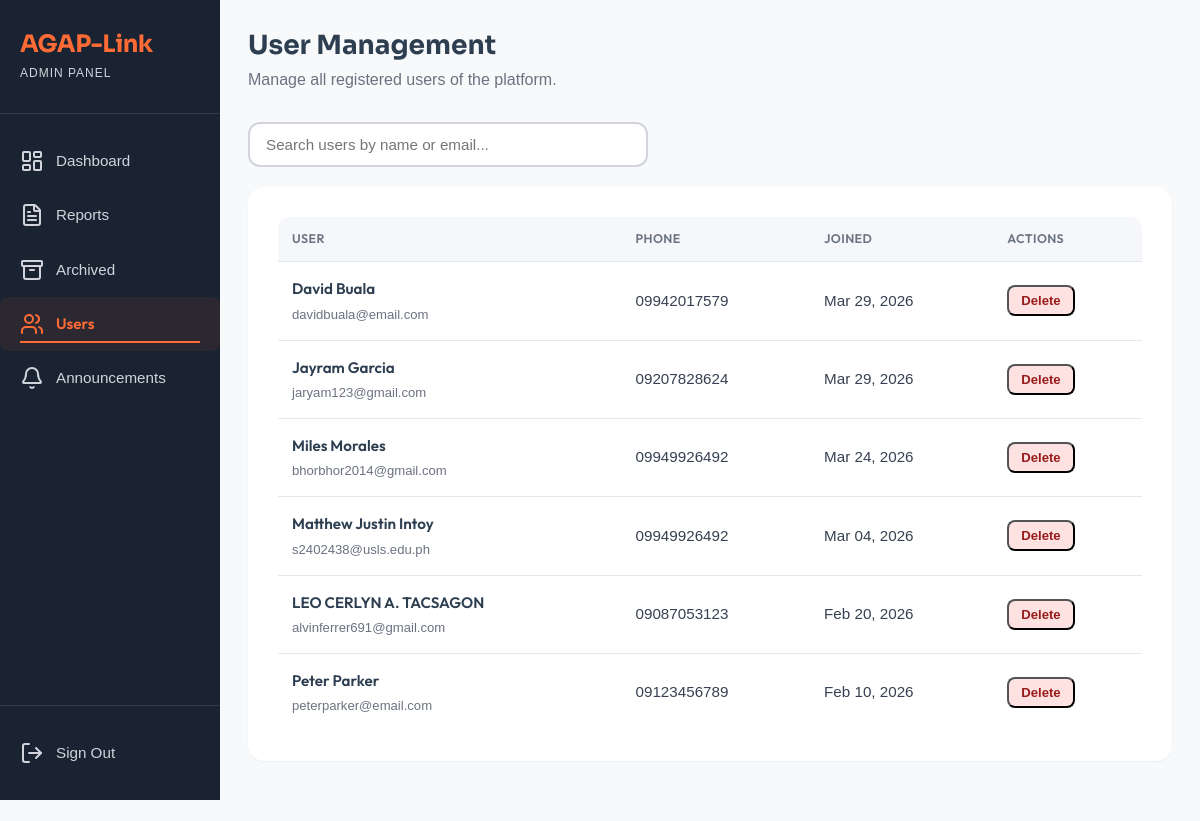
Screenshot of /view/admin_module/admin_users.php (signed in) with the database file from the repository.
### tables this page shows
CREATE TABLE `users` (
  `user_id` int(11) NOT NULL,
  `first_name` varchar(100) NOT NULL,
  `middle_initial` varchar(5) DEFAULT NULL,
  `last_name` varchar(100) NOT NULL,
  `email` varchar(255) NOT NULL,
  `phone_number` varchar(20) NOT NULL,
  `password_hash` varchar(255) NOT NULL,
  `created_at` datetime NOT NULL DEFAULT current_timestamp(),
  `last_login` datetime DEFAULT NULL
);

### model/User.php (called while the page is built, shortened)
<?php
require_once __DIR__ . '/../config/agaplinkdb.php';
class User
{
    private $conn;
    public function __construct()
    {
        global $conn;
        $this->conn = $conn;
    }
    public function list_users()
    {
        $sql = "SELECT user_id, first_name, middle_initial, last_name,
                       CONCAT(first_name, ' ', IFNULL(CONCAT(middle_initial, '. '), ''), last_name) AS full_name,
                       email, phone_number, created_at
                FROM users ORDER BY created_at DESC";
        $q = $this->conn->query($sql) or die("failed!");
        $data = [];
        while ($r = $q->fetch(PDO::FETCH_ASSOC)) {
            $data[] = $r;
        }
        return empty($data) ? false : $data;
    }
}

### view/admin_module/admin_users.php (the view, shortened to what this page needs)
<?php
require_once MODEL_PATH . 'User.php';
$userObj = new User();
$users   = $userObj->list_users();
?>
<!DOCTYPE html>
<html lang="en">
<head>
    <link rel="stylesheet" href="<?= ASSET_URL ?>/css/admin_module/admin_module.css">
</head>
<body>
    <div class="dashboard-container">
        <?php require_once __DIR__ . '/../partials/admin_sidebar.php'; ?>
        <main class="main-content page-transition">
            <header class="content-header">
                <div class="welcome-section">
                    <h1 class="welcome-title">User Management</h1>
                    <p class="welcome-subtitle">Manage all registered users of the platform.</p>
                </div>
            </header>
            <div class="users-search">
                <input type="text" id="userSearchInput" placeholder="Search users by name or email..." oninput="filterUsers()">
            </div>
            <section class="users-section">
                <div class="table-wrapper">
                    <table class="users-table" id="usersTable">
                        <thead>
                            <tr>
                                <th>User</th>
                                <th>Phone</th>
                                <th>Joined</th>
                                <th>Actions</th>
                            </tr>
                        </thead>
                        <tbody>
                            <?php if ($users): ?>
                                <?php foreach ($users as $user): ?>
                                    <tr class="user-row">
                                        <td>
                                            <div class="user-info">
                                                <span class="user-fullname"><?= htmlspecialchars($user['full_name']) ?></span>
                                                <span class="user-email"><?= htmlspecialchars($user['email']) ?></span>
                                            </div>
                                        </td>
                                        <td><?= htmlspecialchars($user['phone_number'] ?? '—') ?></td>
                                        <td><?= date('M d, Y', strtotime($user['created_at'])) ?></td>
                                        <td>
                                            <div class="user-actions">
                                                <button
                                                    class="action-delete"
                                                    onclick="openDeleteModal(<?= $user['user_id'] ?>, '<?= htmlspecialchars(addslashes($user['full_name'])) ?>')">
                                                    Delete
                                                </button>
                                            </div>
                                        </td>
                                    </tr>
                                <?php endforeach; ?>
                            <?php endif; ?>
                        </tbody>
                    </table>
                </div>
            </section>
        </main>
    </div>
</body>
</html>

### assets/css/admin_module/admin_module.css (style rules this page uses)
* { margin: 0; padding: 0; box-sizing: border-box; }
body { font-family: var(--font-primary); background-color: var(--color-light); color: var(--color-gray-800); line-height: 1.6; }
.dashboard-container { display: flex; min-height: 100vh; }
.page-transition { opacity: 0; transform: translateY(10px); animation: pageFadeIn 0.5s ease forwards; }
.main-content { flex: 1; margin-left: 250px; padding: 30px; min-height: 100vh; }
.content-header { display: flex; justify-content: space-between; align-items: flex-start; margin-bottom: 30px; gap: 20px; }
.welcome-section { flex: 1; }
.welcome-title { font-size: 1.75rem; font-weight: 700; color: var(--color-secondary); margin-bottom: 5px; font-family: var(--font-display); }
.welcome-subtitle { color: var(--color-gray-600); font-size: 1rem; }
.recent-reports-section, .reports-section, .users-section, .announcements-section { background: var(--color-white); padding: 30px; border-radius: var(--radius-lg); box-shadow: var(--shadow-sm); margin-bottom: 30px; }
.users-search, .reports-search { margin-bottom: 20px; }
.users-search input, .reports-search input { width: 100%; max-width: 400px; padding: 12px 16px; border: 2px solid var(--color-gray-300); border-radius: var(--radius-md); font-size: 0.95rem; font-family: var(--font-primary); transition: all var(--transition-fast); background: var(--color-white); color: var(--color-gray-800); }
.table-wrapper { overflow-x: auto; -webkit-overflow-scrolling: touch; border-radius: var(--radius-md); }
.users-table { width: 100%; border-collapse: collapse; }
.users-table thead { background-color: var(--color-gray-100); }
.users-table th { padding: 12px 14px; font-weight: 600; text-transform: uppercase; letter-spacing: 0.4px; font-size: 0.78rem; color: var(--color-gray-600); text-align: left; }
.users-table td { padding: 15px 14px; border-top: 1px solid var(--color-gray-200); vertical-align: middle; font-size: 0.95rem; }
.user-info { display: flex; flex-direction: column; gap: 2px; }
.user-fullname { font-weight: 600; color: var(--color-secondary); font-size: 0.95rem; }
.user-email { font-size: 0.82rem; color: var(--color-gray-600); }
.user-actions { display: flex; gap: 8px; flex-wrap: wrap; }
.action-edit, .action-delete, .action-link { padding: 6px 12px; border-radius: var(--radius-sm); font-size: 0.82rem; text-decoration: none; font-weight: 600; transition: all var(--transition-fast); display: inline-block; }
.action-delete { background-color: #fee2e2; color: #991b1b; }
@media (min-width: 769px) and (max-width: 1279px) { .main-content { margin-left: 220px; padding: 30px 28px; } }
@media (min-width: 769px) and (max-width: 1279px) { .welcome-title { font-size: 1.65rem; } }

### assets/css/user_module/user_module.css (style rules this page uses)
html, body { width: 100%; overflow-x: hidden; }
* { margin: 0; padding: 0; box-sizing: border-box; }
body { font-family: var(--font-primary); background-color: var(--color-light); color: var(--color-gray-800); line-height: 1.6; }
.dashboard-container { display: flex; min-height: 100vh; }
.main-content { flex: 1; padding: 30px; min-height: 100vh; }
.content-header { display: flex; justify-content: space-between; align-items: flex-start; margin-bottom: 30px; }
.welcome-section { flex: 1; }
.welcome-title { font-size: 1.75rem; font-weight: 700; color: var(--color-secondary); margin-bottom: 5px; font-family: var(--font-display); }
.welcome-subtitle { color: var(--color-gray-600); font-size: 1rem; }
@media (min-width: 769px) and (max-width: 1279px) { .main-content { margin-left: 220px; padding: 35px 30px; } }
@media (min-width: 769px) and (max-width: 1279px) { .welcome-title { font-size: 1.8rem; } }
.page-transition { opacity: 0; transform: translateY(10px); animation: pageFadeIn 1s ease forwards; }

### rows the page displays
users: full_name "David Buala", email "davidbuala@email.com", phone_number "09942017579", created_at "Mar 29, 2026"
users: full_name "Jayram Garcia", email "jaryam123@gmail.com", phone_number "09207828624", created_at "Mar 29, 2026"
users: full_name "Miles Morales", email "bhorbhor2014@gmail.com", phone_number "09949926492", created_at "Mar 24, 2026"
users: full_name "Matthew Justin Intoy", email "s2402438@usls.edu.ph", phone_number "09949926492", created_at "Mar 04, 2026"
users: full_name "LEO CERLYN A. TACSAGON", email "alvinferrer691@gmail.com", phone_number "09087053123", created_at "Feb 20, 2026"
users: full_name "Peter Parker", email "peterparker@email.com", phone_number "09123456789", created_at "Feb 10, 2026"
